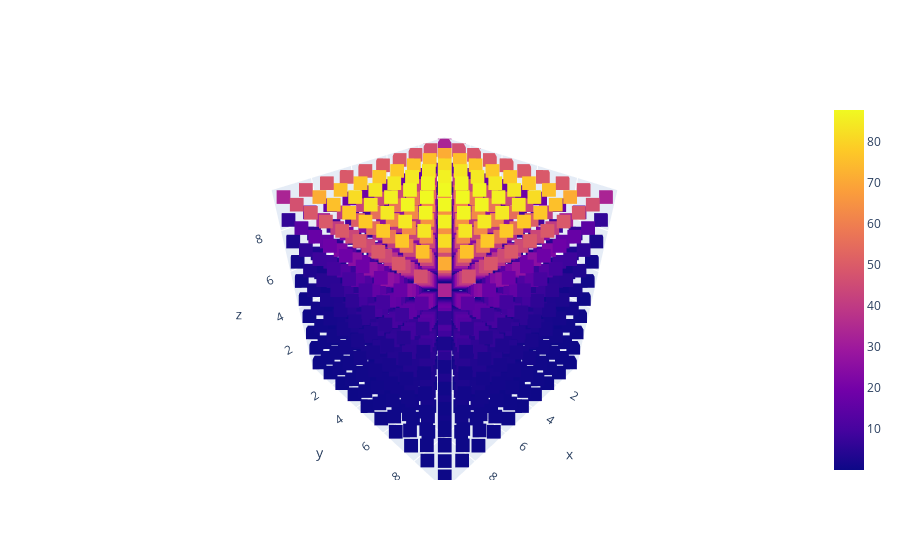

Notebook source saved alongside this figure:
### Code cell
x,y,z = [np.array(coord) for coord in mesh.coords]
xv, yv, zv = np.meshgrid(x, y, z, indexing='ij')

fig = go.Figure(data = go.Scatter3d(x = xv.ravel(), y = yv.ravel(), z = zv.ravel(), mode = 'markers', 
                                    marker = dict(color = analitical_solution, 
                                                symbol = "square", size = 5, colorbar = {"bgcolor":"white"}), 
                                    text = analitical_solution))
fig.show()

### Figure 1 — Plotly figure (JSON) as saved in the notebook; plotly's stock layout.template omitted (floating-point values rounded to 4 significant figures; data arrays with more than 128 entries replaced by an {"elided": "..."} marker saying what was removed)
{"data": [{"marker": {"color": {"elided": "1000 float values"}, "colorbar": {"bgcolor": "white"}, "size": 5, "symbol": "square"}, "mode": "markers", "text": {"elided": "1000 str values"}, "type": "scatter3d", "x": {"elided": "1000 float values"}, "y": {"elided": "1000 float values"}, "z": {"elided": "1000 float values"}}], "layout": {}}
